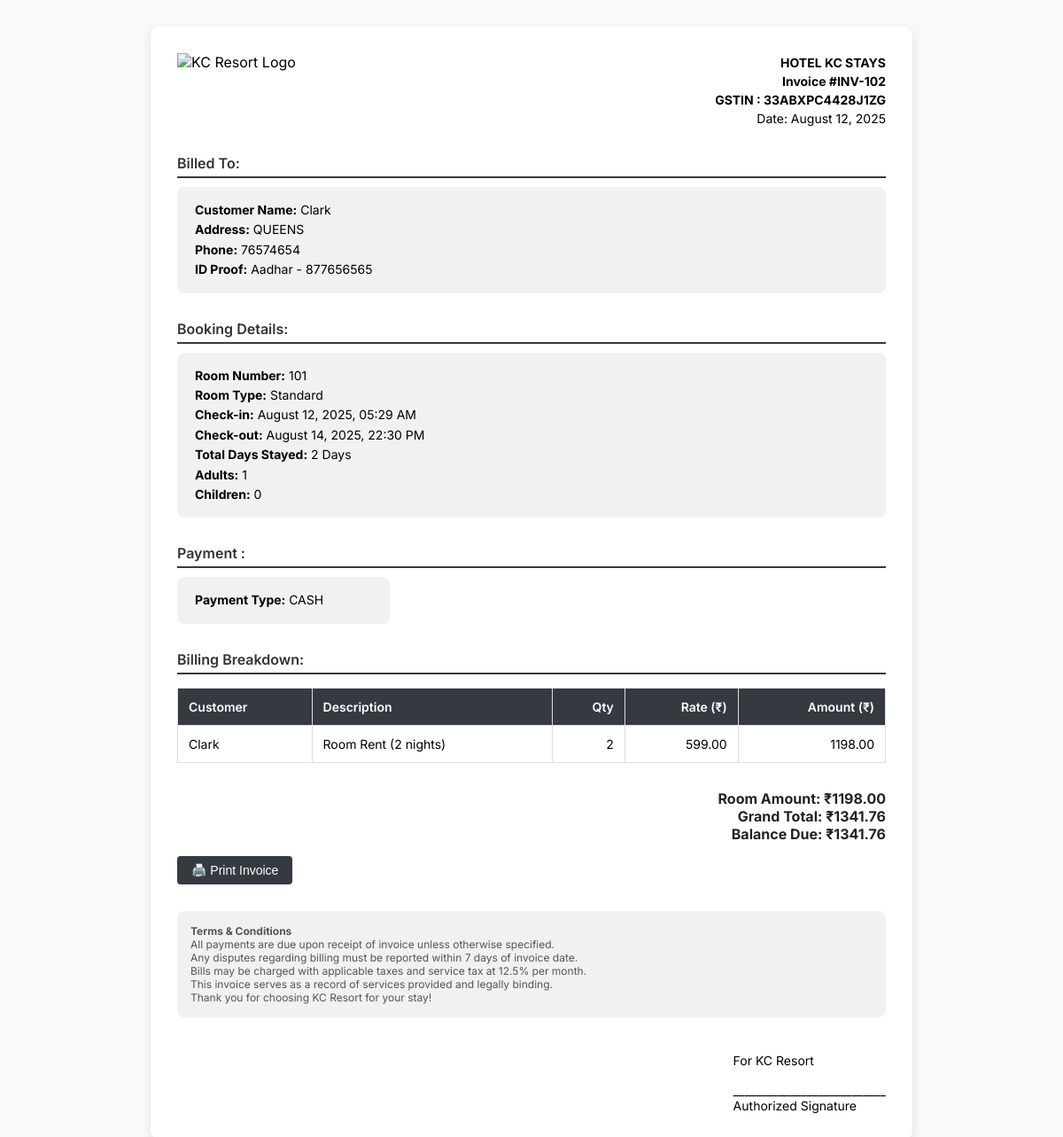
The page /invoice/2/ (signed in) on the database as committed earlier.
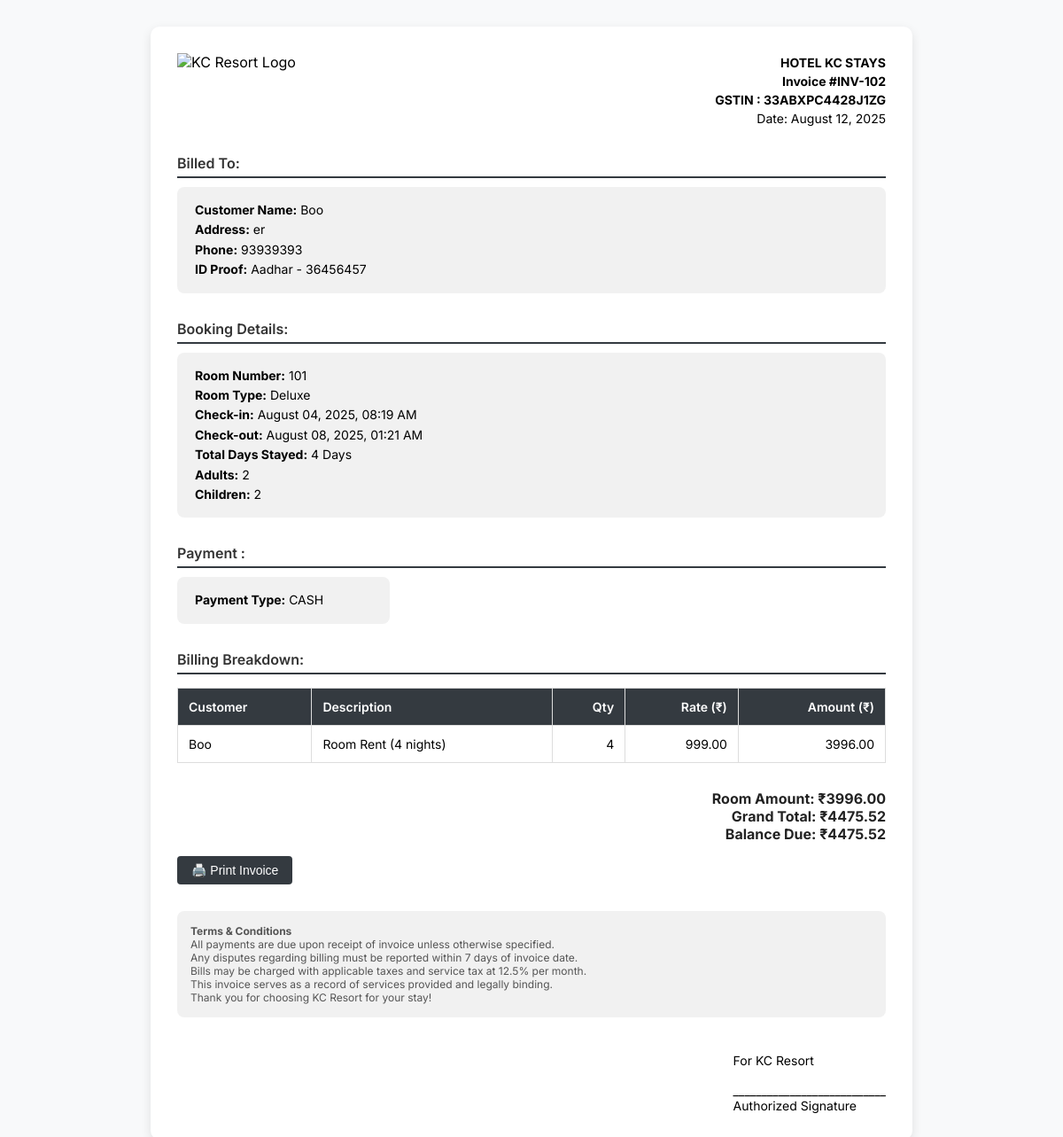
The same page on the database as committed later.
### booking/models.py (models this page shows, shortened)
class Booking(models.Model):
    STATUS_CHOICES = [
        ('booked', 'Booked'),
        ('pre-booked', 'Pre-Booked'),
        ('completed', 'Completed'),
    ]
    PAYMENT_CHOICES = [
        ('upi', 'UPI'),
        ('cash', 'Cash'),
        ('card', 'Card'),
    ]
    PAYMENT_STATUS_CHOICES = [
        ('paid', 'Paid'),
        ('pending', 'Pending'),
        ('cancelled', 'Cancelled'),
    ]
    customer_name = models.CharField(max_length=100)
    phone_number = models.CharField(max_length=15)
    address = models.TextField(blank=True, null=True)
    document_type = models.CharField(
        max_length=50,
        choices=[('Aadhar', 'Aadhar'), ('License', 'License'), ('PAN', 'PAN')],
        default='Aadhar'
    )
    document_number = models.CharField(max_length=50)
    room = models.ForeignKey(Room, on_delete=models.CASCADE)
    adults = models.PositiveIntegerField(default=1)
    children = models.PositiveIntegerField(default=0)
    status = models.CharField(max_length=20, choices=STATUS_CHOICES, default='booked')
    checkin_datetime = models.DateTimeField(default=now)
    checkout_datetime = models.DateTimeField(blank=True, null=True)
    payment_type = models.CharField(max_length=10, choices=PAYMENT_CHOICES, default='cash')
    payment_status = models.CharField(max_length=10, choices=PAYMENT_STATUS_CHOICES, default='pending')
    apply_gst = models.BooleanField(default=False)
    price = models.DecimalField(max_digits=10, decimal_places=2, default=0)  # final total price
    cgst_amount = models.DecimalField(max_digits=10, decimal_places=2, default=0)
    sgst_amount = models.DecimalField(max_digits=10, decimal_places=2, default=0)
    amount_paid = models.DecimalField(max_digits=10, decimal_places=2, default=0)
    invoice_number = models.CharField(max_length=20, unique=True, blank=True, null=True)
    created_at = models.DateTimeField(auto_now_add=True)

### rooms/models.py (models this page shows, shortened)
class Room(models.Model):
    ROOM_TYPE_CHOICES = [
        ('Standard', 'Standard'),
        ('Deluxe', 'Deluxe'),
        ('Suite', 'Suite'),
    ]
    AC_CHOICES = [
        ('AC', 'A/C'),
        ('Non-AC', 'Non A/C'),
    ]
    STATUS_CHOICES = [
        ('Available', 'Available'),
        ('Occupied', 'Occupied'),
        ('Maintenance', 'Maintenance'),
    ]
    room_number = models.CharField(max_length=10, unique=True)
    room_type = models.CharField(max_length=20, choices=ROOM_TYPE_CHOICES)
    ac_type = models.CharField(max_length=10, choices=AC_CHOICES, default='Non-AC')
    floor = models.ForeignKey(Floor, on_delete=models.SET_NULL, null=True, default=None)
    price = models.DecimalField(max_digits=10, decimal_places=2)
    status = models.CharField(max_length=20, choices=STATUS_CHOICES, default='Available')

### core/views.py (the view)
# urls.py: path("invoice/<int:booking_id>/", views.invoice_detail, name="invoice_detail"),  # Invoice detail
@login_required
def invoice_detail(request, booking_id):
    booking = get_object_or_404(Booking, pk=booking_id)
    if booking.checkout_datetime and booking.checkin_datetime:
        delta = booking.checkout_datetime.date() - booking.checkin_datetime.date()
        total_days = delta.days if delta.days > 0 else 1
    else:
        total_days = 1
    room_price = booking.room.price  # per day
    room_amount = room_price * total_days
    gst_rate = 12 if room_amount < 7000 else 18
    cgst_amount = (room_amount * gst_rate / 2) / 100
    sgst_amount = (room_amount * gst_rate / 2) / 100
    grand_total = room_amount + cgst_amount + sgst_amount
    amount_paid = booking.amount_paid or Decimal('0.00')
    balance_due = max(grand_total - amount_paid, Decimal('0.00'))
    return render(request, 'core/invoice_detail.html', {
        'booking': booking,
        'total_days': total_days,
        'room_price': room_price,
        'room_amount': room_amount,
        'gst_rate': gst_rate,
        'cgst_amount': cgst_amount,
        'sgst_amount': sgst_amount,
        'grand_total': grand_total,
        'payment_type': booking.payment_type,
        'invoice_number': booking.invoice_number,
        'amount_paid': amount_paid,
        'balance_due': balance_due,
    })

### core/templates/core/invoice_detail.html (shortened to what this page needs)
<!DOCTYPE html>
<html lang="en">
<head>
</head>
<body>
  <div class="container">
    <div class="header">
      <div><img src="https://upload.wikimedia.org/wikipedia/commons/thumb/6/6b/Heart_corazón.svg/768px-Heart_corazón.svg.png" alt="KC Resort Logo"></div>
      <div class="info">
        <strong>HOTEL KC STAYS</strong><br>
        <strong>Invoice #{{ invoice_number }}</strong><br>
        <strong>GSTIN : 33ABXPC4428J1ZG</strong><br>
        Date: {{ booking.created_at|date:"F d, Y" }}
      </div>
    </div>
    <div class="section">
      <h3>Billed To:</h3>
      <div class="box">
        <strong>Customer Name:</strong> {{ booking.customer_name }}<br>
        <strong>Address:</strong> {{ booking.address|linebreaksbr }}<br>
        <strong>Phone:</strong> {{ booking.phone_number }}<br>
        <strong>ID Proof:</strong> {{ booking.document_type }} - {{ booking.document_number }}
      </div>
    </div>
    <div class="section">
      <h3>Booking Details:</h3>
      <div class="box">
        <strong>Room Number:</strong> {{ booking.room.room_number }}<br>
        <strong>Room Type:</strong> {{ booking.room.room_type }}<br>
        <strong>Check-in:</strong> {{ booking.checkin_datetime|date:"F d, Y, H:i A" }}<br>
        <strong>Check-out:</strong> {{ booking.checkout_datetime|date:"F d, Y, H:i A" }}<br>
        <strong>Total Days Stayed:</strong> {{ total_days }} Day{% if total_days != 1 %}s{% endif %}<br>
        <strong>Adults:</strong> {{ booking.adults }}<br>
        <strong>Children:</strong> {{ booking.children }}
      </div>
    </div>
    <div class="section">
      <h3>Payment :</h3>
      <div class="box" style="max-width: 200px;">
        <strong>Payment Type:</strong> {{ payment_type|upper }}
      </div>
    </div>
  <div class="section">
    <h3>Billing Breakdown:</h3>
    <table>
      <thead>
        <tr>
          <th>Customer</th>
          <th>Description</th>
          <th>Qty</th>
          <th>Rate (₹)</th>
          <th>Amount (₹)</th>
        </tr>
      </thead>
      <tbody>
        <tr>
          <td>{{ booking.customer_name }}</td>
          <td>Room Rent ({{ total_days }} night{% if total_days != 1 %}s{% endif %})</td>
          <td>{{ total_days }}</td>
          <td>{{ room_price|floatformat:2 }}</td>
          <td>{{ room_amount|floatformat:2 }}</td>
        </tr>
      </tbody>
    </table>
  </div>
  <div class="totals">
    Room Amount: ₹{{ room_amount|floatformat:2 }}<br>
    <strong>Grand Total: ₹{{ grand_total|floatformat:2 }}</strong><br>
    <strong>Balance Due: ₹{{ balance_due|floatformat:2 }}</strong>
  </div>
    <div class="buttons">
      <button onclick="window.print()">🖨️ Print Invoice</button>
    </div>
    <div class="terms">
      <strong>Terms & Conditions</strong><br>
      All payments are due upon receipt of invoice unless otherwise specified.<br>
      Any disputes regarding billing must be reported within 7 days of invoice date.<br>
      Bills may be charged with applicable taxes and service tax at 12.5% per month.<br>
      This invoice serves as a record of services provided and legally binding.<br>
      Thank you for choosing KC Resort for your stay!
    </div>
    <div class="signature">
      For KC Resort<br><br>
      ___________________________<br>
      Authorized Signature
    </div>
  </div>
</body>
</html>

Rows that differ between the two databases and show on the page:
changed Booking "INV-102": customer_name "Clark" → "Boo"; address "QUEENS" → "er"; phone_number "76574654" → "93939393"; document_number "877656565" → "36456457"; room.room_type "Standard" → "Deluxe"; checkin_datetime "August 12, 2025, 05:29 AM" → "August 04, 2025, 08:19 AM"; checkout_datetime "August 14, 2025, 22:30 PM" → "August 08, 2025, 01:21 AM"; adults "1" → "2"; children "0" → "2"
changed Room: price "599.00" → "999.00"
Other text that changed with them:
{{ total_days }}: "2" → "4"
{{ room_amount|floatformat:2 }}: "1198.00" → "3996.00"
{{ grand_total|floatformat:2 }}: "1341.76" → "4475.52"
{{ balance_due|floatformat:2 }}: "1341.76" → "4475.52"
